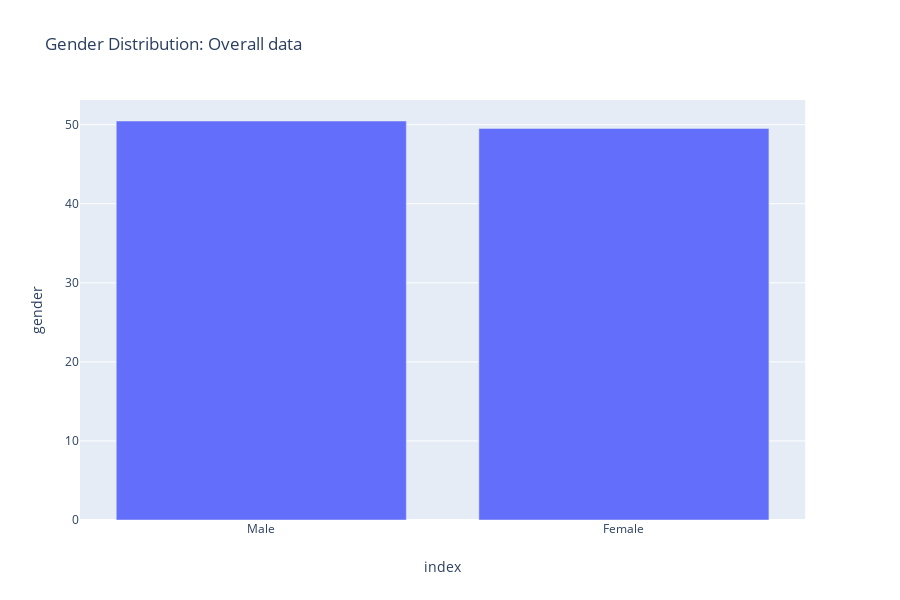

This figure's notebook cell:
### Code cell
px.bar(gen, x = 'index', y = 'gender', title = 'Gender Distribution: Overall data')

### Figure 1 — Plotly figure (JSON) as saved in the notebook; plotly's stock layout.template omitted (floating-point values rounded to 4 significant figures)
{"data": [{"alignmentgroup": "True", "hoverlabel": {"namelength": 0}, "hovertemplate": "index=%{x}<br>gender=%{y}", "legendgroup": "", "marker": {"color": "#636efa"}, "name": "", "offsetgroup": "", "orientation": "v", "showlegend": false, "textposition": "auto", "type": "bar", "x": ["Male", "Female"], "xaxis": "x", "y": [50.47, 49.53], "yaxis": "y"}], "layout": {"barmode": "relative", "height": 600, "legend": {"tracegroupgap": 0}, "title": {"text": "Gender Distribution: Overall data"}, "xaxis": {"anchor": "y", "domain": [0.0, 0.98], "title": {"text": "index"}}, "yaxis": {"anchor": "x", "domain": [0.0, 1.0], "title": {"text": "gender"}}}}
